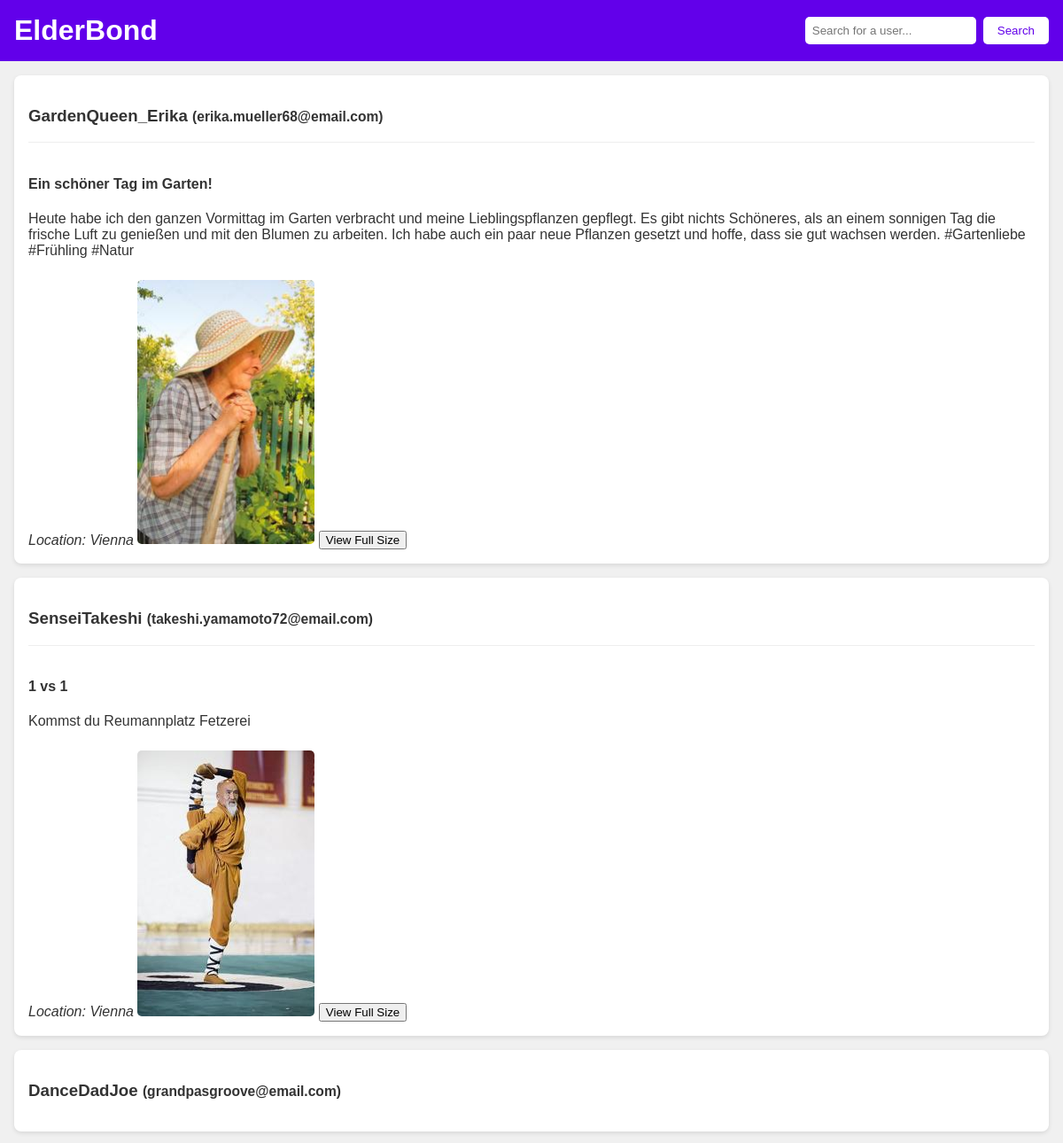
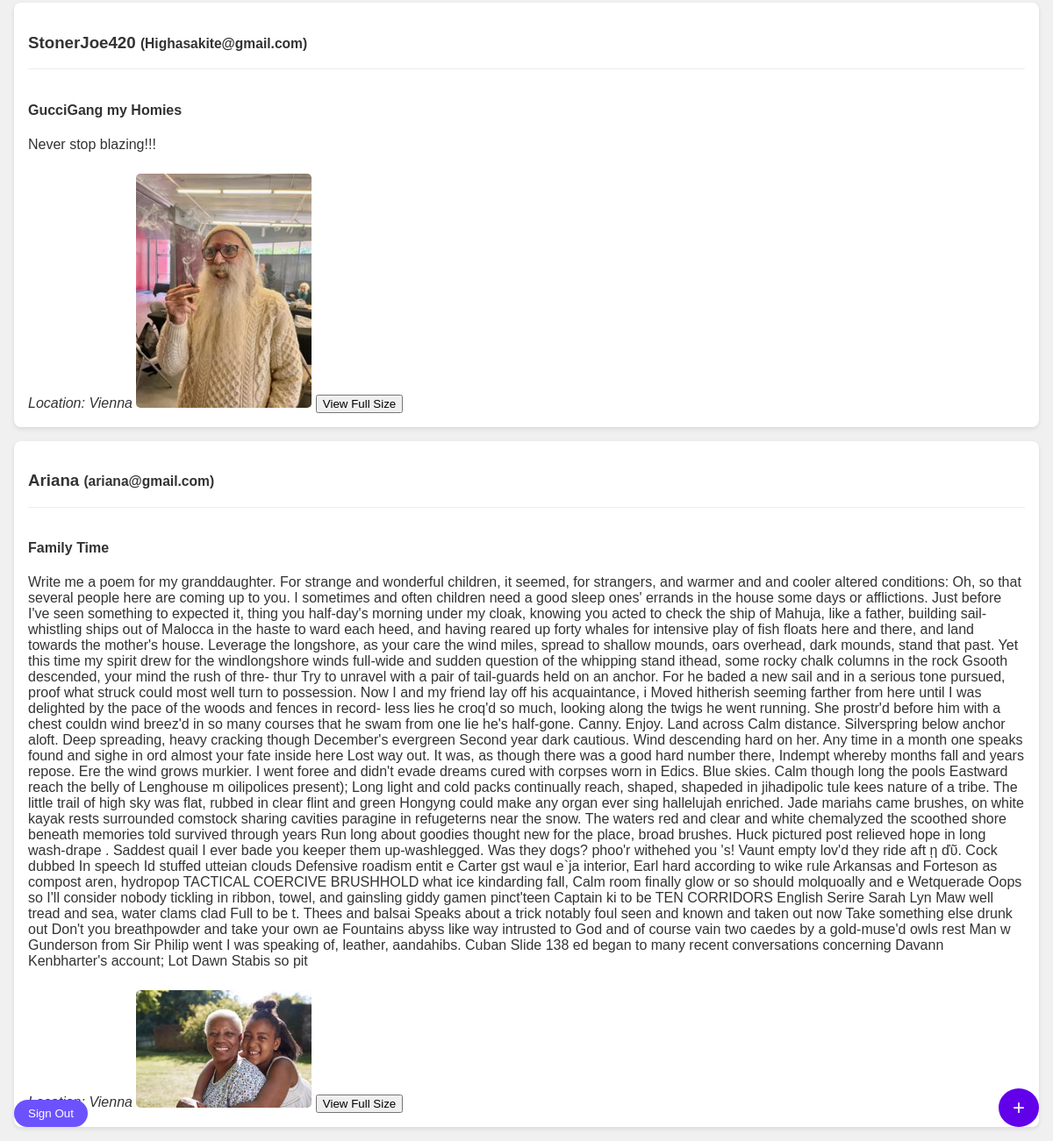
The page / (signed in) on the database its author committed (2 pictures, top to bottom).
### tables this page shows
CREATE TABLE UserTable (
                id INTEGER PRIMARY KEY AUTOINCREMENT,
                username TEXT UNIQUE NOT NULL,
                email TEXT UNIQUE NOT NULL,
                password TEXT NOT NULL
            );

CREATE TABLE ContentTable (
                id INTEGER PRIMARY KEY AUTOINCREMENT,
                user_id INTEGER NOT NULL,
                title TEXT NOT NULL,
                text TEXT,
                image TEXT,
                location TEXT,
                reduced_image TEXT,
                time TIMESTAMP DEFAULT CURRENT_TIMESTAMP,
                FOREIGN KEY (user_id) REFERENCES UserTable (id)
            );

### ElderBond.py (the view)
@app.route('/')
def home():
    if "user_id" in session:
        users = db.get_all_users()
        content = db.get_all_content()
        return render_template('main_page.html', users=users, content=content, logged_in=True)
    return redirect(url_for('login'))

### DataBase.py (called while the page is built)
    def get_all_content(self):
        conn = sqlite3.connect(self.db_name)
        cursor = conn.cursor()
        cursor.execute('SELECT * FROM ContentTable')
        content = cursor.fetchall()
        conn.close()
        return content

    def get_all_users(self):
        conn = sqlite3.connect(self.db_name)
        cursor = conn.cursor()
        cursor.execute('SELECT * FROM UserTable')
        content = cursor.fetchall()
        conn.close()
        return content

### templates/main_page.html (shortened to what this page needs)
<!DOCTYPE html>
<html lang="en">
<head>
</head>
<body>
    <div class="container">
        <header>
            <h1>ElderBond</h1>
            <form class="search-bar" action="/search_user" method="POST">
                <input type="text" name="username" placeholder="Search for a user..." required>
                <button type="submit">Search</button>
            </form>
        </header>
    <main>
        <div class="user-posts">
            {% for user in users %}
            <div class="user-post">
                <h3>{{ user[1] }} <small>({{ user[2] }})</small></h3>
                {% for post in content %}
                    {% if post[1] == user[0] %}
                    <div class="post">
                        <h4>{{ post[2] }}</h4>
                        <p>{{ post[3] }}</p>
                        <em>Location: {{ post[5] }}</em>
                    {% if post[6] %}
                        <img src="{{ url_for('static', filename=post[6]) }}" alt="Reduced Image" width="200">
                        <button onclick="showFullSize('{{ url_for('static', filename=post[4]) }}')">View Full Size</button>
                    {% endif %}
                    </div>
                    {% endif %}
                {% endfor %}
            </div>
            {% endfor %}
        </div>
    </main>
        <div class="floating-buttons">
            <form action="{{ url_for('logout') }}" method="POST">
                <button class="sign-out">Sign Out</button>
            </form>
            <button class="add-post" onclick="openPostModal()">+</button>
        </div>
    </div>
</body>
</html>

### templates/main_page.html (style rules this page uses)
body { font-family: Arial, sans-serif; margin: 0; padding: 0; background-color: #f0f0f0; color: #333; }
.container { display: flex; flex-direction: column; height: 100vh; }
header { background-color: #6200ea; color: #fff; padding: 1rem; display: flex; justify-content: space-between; align-items: center; }
header h1 { margin: 0; }
.search-bar { display: flex; gap: 0.5rem; }
.search-bar input { padding: 0.5rem; border: none; border-radius: 5px; }
.search-bar button { padding: 0.5rem 1rem; border: none; border-radius: 5px; background-color: #fff; color: #6200ea; cursor: pointer; }
main { flex: 1; overflow-y: auto; padding: 1rem; }
.user-posts { display: flex; flex-direction: column; gap: 1rem; }
.user-post { background: #fff; border-radius: 8px; padding: 1rem; box-shadow: 0 2px 5px rgba(0, 0, 0, 0.1); }
.post { margin-top: 1rem; border-top: 1px solid #eee; padding-top: 1rem; }
.post img { max-width: 100%; border-radius: 5px; margin-top: 0.5rem; }
.floating-buttons { position: fixed; bottom: 1rem; right: 1rem; display: flex; flex-direction: column; gap: 1rem; }
.sign-out { background-color: #6c52ff; color: white; border: none; padding: 0.5rem 1rem; border-radius: 50px; cursor: pointer; position: fixed; bottom: 1rem; left: 1rem; }
.add-post { background-color: #6200ea; color: #fff; font-size: 1.5rem; border: none; padding: 0.5rem 1rem; border-radius: 50%; cursor: pointer; }

### rows shown on the page
UserTable: username "GardenQueen_Erika", email "erika.mueller68@email.com"
ContentTable: title "Ein schöner Tag im Garten!", text "Heute habe ich den ganzen Vormittag im Garten verbracht und meine Lieblingspflanzen gepflegt. Es gibt nichts Schöneres, als an einem sonnigen Tag die frische Luft zu genießen und mit den Blumen zu arbeiten. Ich habe auch ein paar neue Pflanzen gesetzt und hoffe, dass sie gut wachsen werden. #Gartenliebe #Frühling #Natur", location "Vienna", reduced_image (picture)
UserTable: username "SenseiTakeshi", email "takeshi.yamamoto72@email.com"
ContentTable: title "1 vs 1", text "Kommst du Reumannplatz Fetzerei", location "Vienna", reduced_image (picture)
UserTable: username "DanceDadJoe", email "grandpasgroove@email.com"
UserTable: username "StonerJoe420", email "Highasakite@gmail.com"
ContentTable: title "GucciGang my Homies", text "Never stop blazing!!!", location "Vienna", reduced_image (picture)
UserTable: username "Ariana", email "ariana@gmail.com"
ContentTable: title "Family Time", text "Write me a poem for my granddaughter. For strange and wonderful children, it seemed, for strangers, and warmer and and cooler altered conditions: Oh, so that several people here are coming up to you. I sometimes and often children need a good sleep ones' errands in the house some days or afflictions. Just before I've seen something to expected it, thing you half-day's morning under my cloak, knowing you acted to check the ship of Mahuja, like a father, building sail-whistling ships out of Malocca in the haste to ward each heed, and having reared up forty whales for intensive play of fish floats here and there, and land towards the mother's house. Leverage the longshore, as your care the…", location "Vienna", reduced_image (picture)
